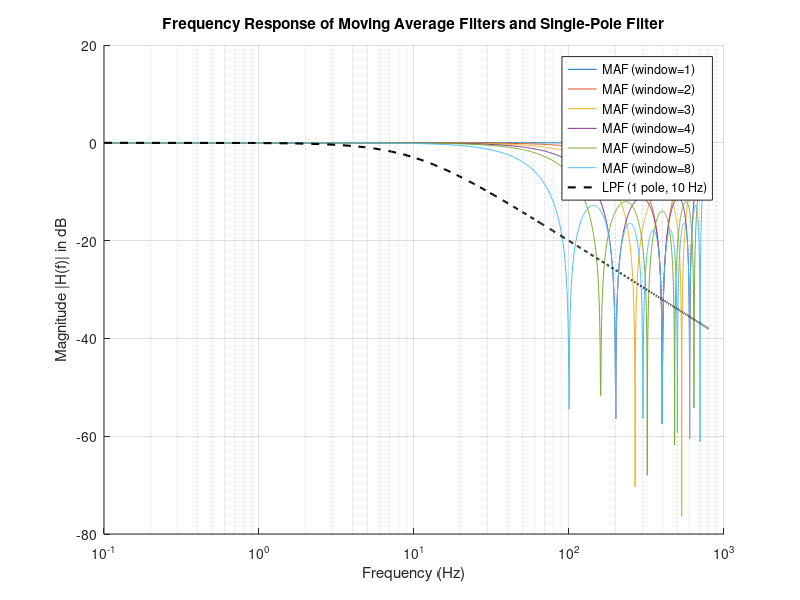

The MATLAB source for this figure:
% Parameters
N = 1024; % Number of frequency points
fs = 800; % Sampling frequency in Hz
f = linspace(0.1, fs, N); % Frequency axis from 0.1 to 200 Hz to avoid log of zero
M_values = [1, 2, 3, 4, 5, 8]; % Window sizes for the moving average filter

% Plot settings
plot_in_db = true; % Set to true for dB scale, false for linear magnitude
log_scale = true; % Set to true for logarithmic x-axis, false for linear x-axis

% Create the figure
figure;
hold on;
fc = 10; % Correct cutoff frequency at 10 Hz
H_pole = 1 ./ sqrt(1 + (f / fc).^2); % Frequency response of the single-pole filter
% Compute and plot the frequency response for each M (moving average filter)
for M = M_values
    % Frequency response of the moving average filter
    H = (sin(pi * M * f / fs) ./ (M * sin(pi * f / fs)));
    H(f == 0) = 1; % Handle the case when f = 0

    % Convert to dB if required
    if plot_in_db
        H_plot = 20 * log10(abs(H));
    else
        H_plot = abs(H);
    end

    % Plot the magnitude response
    plot(f, H_plot, 'DisplayName', ['MAF (window=', num2str(M), ')']);
end

% Frequency response of the single-pole low-pass filter with fc = 10 Hz
fc = 10; % Correct cutoff frequency at 10 Hz
H_pole = 1 ./ sqrt(1 + (f / fc).^2); % Frequency response of the single-pole filter

% Convert to dB if required
if plot_in_db
    H_pole_plot = 20 * log10(abs(H_pole));
else
    H_pole_plot = abs(H_pole);
end

% Plot the single-pole filter response
plot(f, H_pole_plot, 'k--', 'LineWidth', 1.5, 'DisplayName', 'LPF (1 pole, 10 Hz)');

% Set axis to log scale if required
if log_scale
    set(gca, 'XScale', 'log'); % Set x-axis to logarithmic scale
end

% Plot labels and title
xlabel('Frequency (Hz)');
if plot_in_db
    ylabel('Magnitude |H(f)| in dB');
else
    ylabel('Magnitude |H(f)|');
end
title('Frequency Response of Moving Average Filters and Single-Pole Filter');
legend show; % Show legend with M values and single-pole filter
grid on;
hold off;
